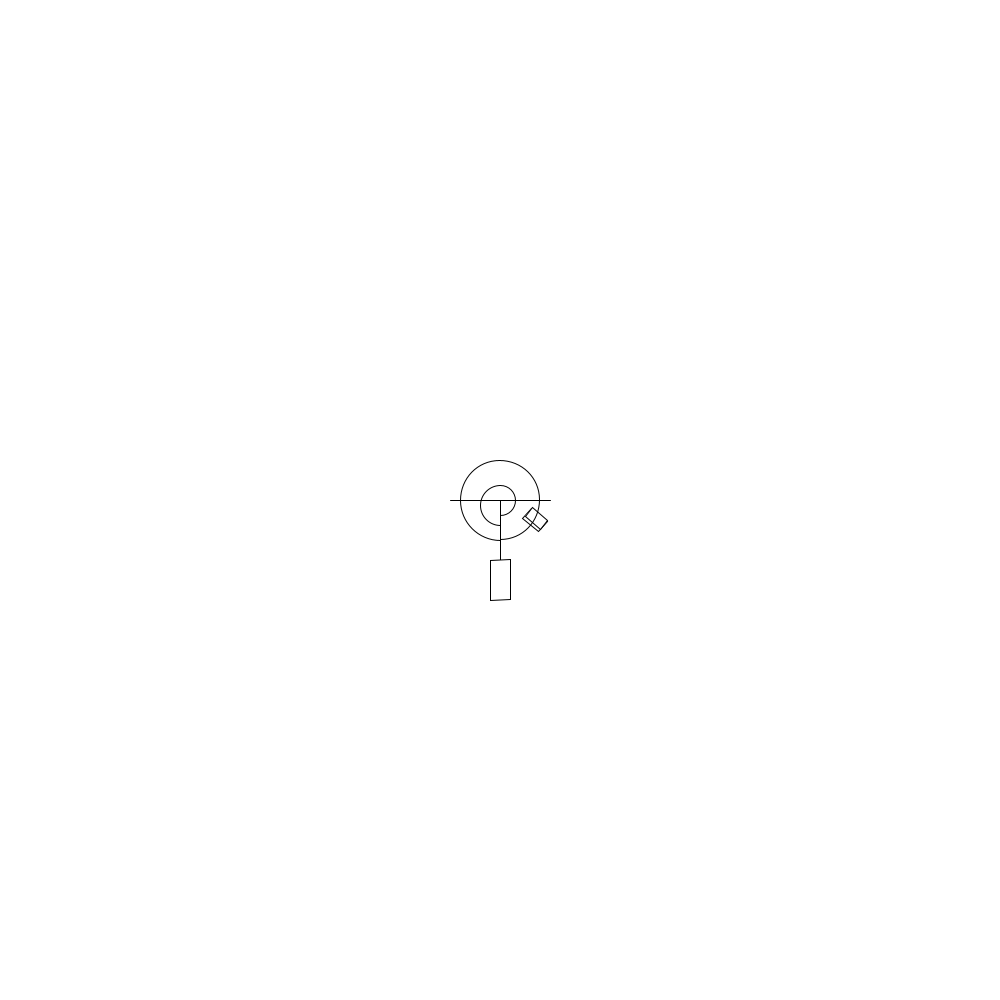
Frame 1 (no input)
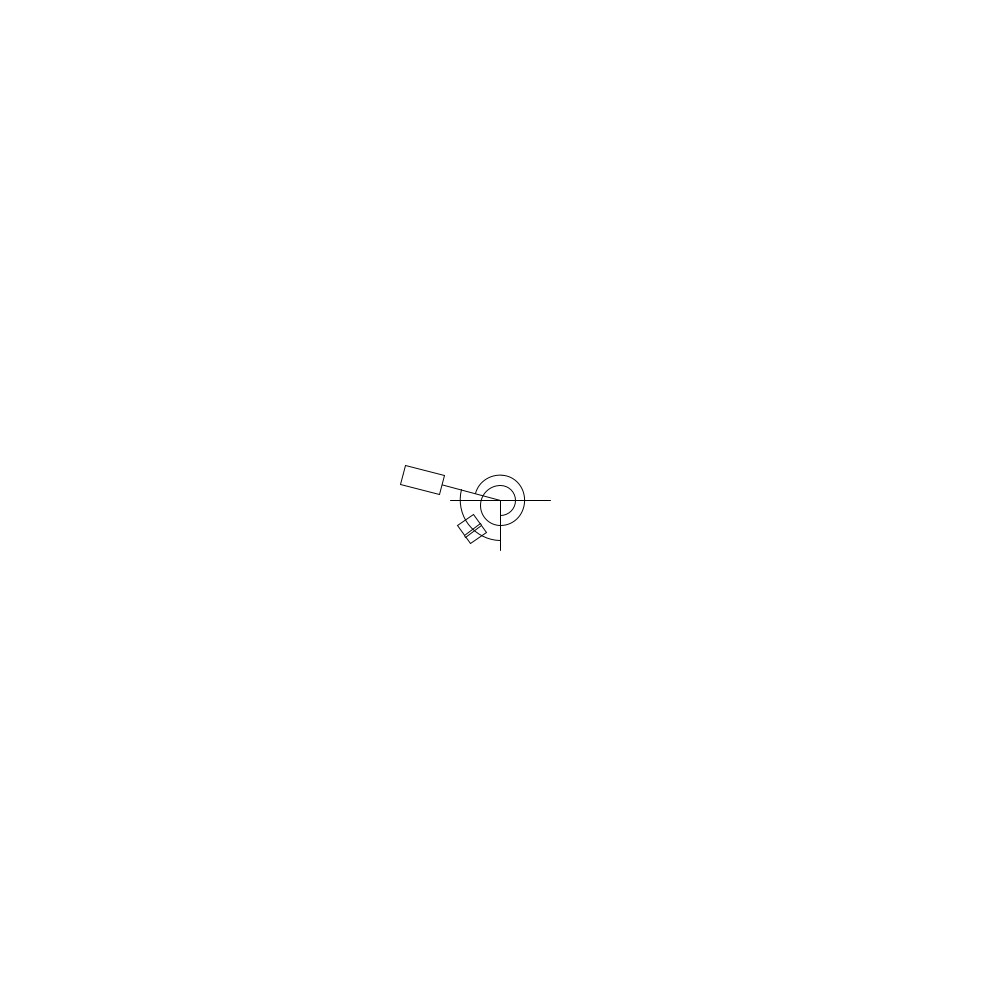
Frame 60 (the mouse pressed at the canvas centre just before this capture)
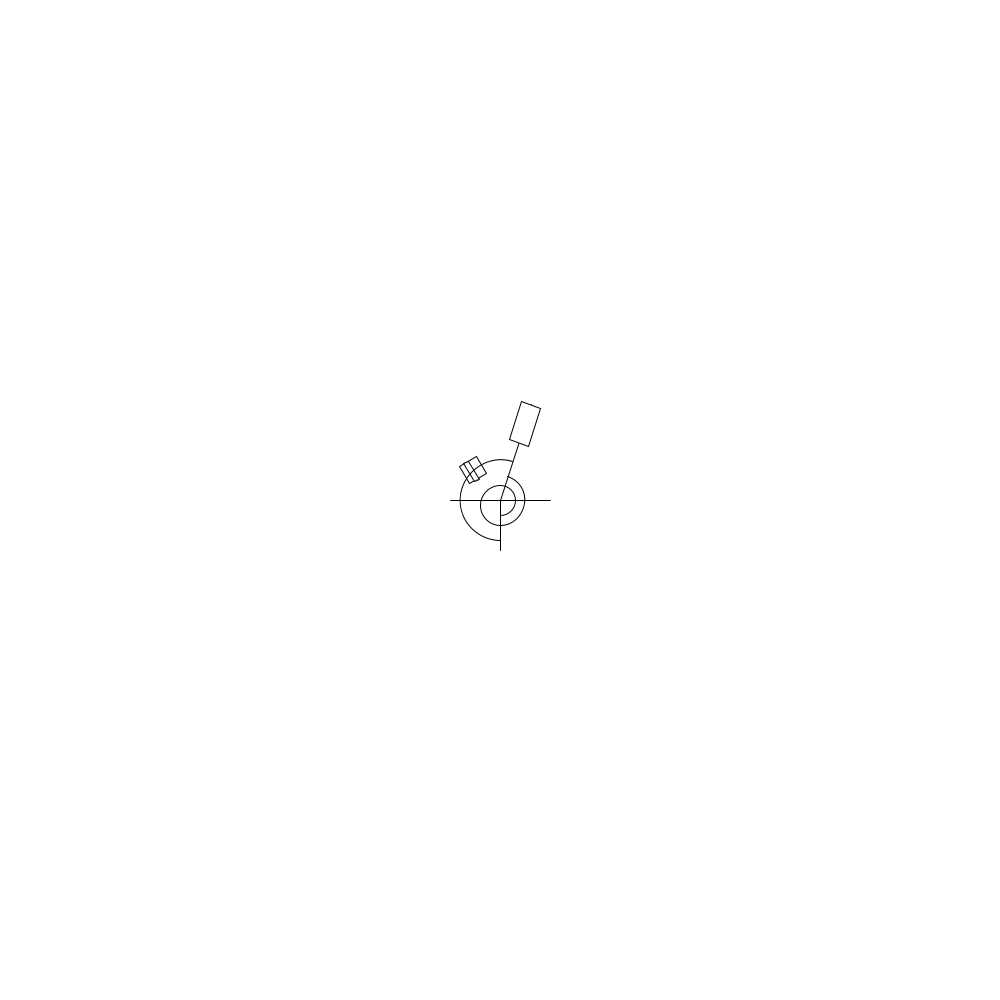
Frame 120 (the mouse held since frame 60 and released just before this capture)

The Processing sketch that drew these frames (run headless with seeded random() and noise(); from frame 60 on, the mouse is pressed at the canvas centre):

// Processing sketch: sketch_6_1
// ── sketch_6_1.pde
RotMSDSystem system;

// Create a mass, spring, damper object
void setup() {
  system = new RotMSDSystem(0.2, 50, 10);
  size(1000,1000);
}

// Update and display mass, spring, damper object
void draw() {
  background(255);
  system.update();
  system.display();
}

// ── RotMSDSystem.pde
class RotMSDSystem {
  float dampConst, springConst, mass;
  
  float rotation = PI;
  float velocity = 0;
  float acceleration = 0;

  // instantiate mass, spring, damper constants
  RotMSDSystem(float dampConst, float springConst, float mass) {
    this.dampConst = dampConst;
    this.springConst = springConst;
    this.mass = mass;
  }

  // calculate torque and apply angular acceleration and velocity
  void update() {
    float torque = 1/springConst * rotation;
    float friction = dampConst*velocity;
    acceleration = (torque+friction)/-mass;
    velocity+=acceleration;
    rotation+=velocity;
  }

  // Display mass, spring, damper system
  void display() {
    line(width/2-50, height/2, width/2+50, height/2);
    line(width/2, height/2, width/2, height/2+50);
    
    pushMatrix();
    //draw mass and rotate it
    translate(width/2, height/2);
    rotate(PI + rotation);
    line(0, 0, 0, 100);
    fill(255);
    rectMode(CENTER);
    rect(0, 80, 20, 40);
    
    //draw damper
    translate(35, 20);
    rotate(-4);
    rect(0, 0, 20-rotation*2, 20);
    rect(-2, 0, rotation*2+5, 20);
    popMatrix();
    
    noFill();
    arc(width/2, height/2, 80, 80, HALF_PI, PI+HALF_PI+rotation);
    
    // draw spring and rotate it
    arc(width/2, height/2, 50, 50, rotation-HALF_PI, HALF_PI);
    arc(width/2, height/2+5, 40, 40, HALF_PI, PI+HALF_PI);
    arc(width/2, height/2, 30, 30, -HALF_PI, HALF_PI);
  }
}
